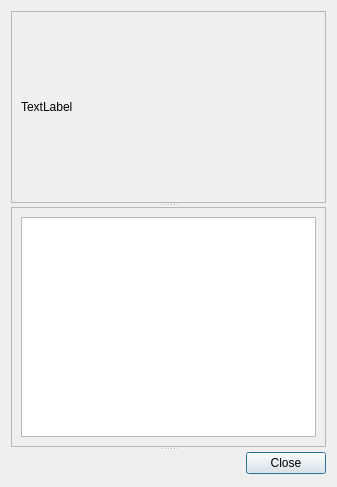
<?xml version="1.0" encoding="UTF-8"?>
<ui version="4.0">
 <class>About</class>
 <widget class="QDialog" name="About">
  <property name="geometry">
   <rect>
    <x>0</x>
    <y>0</y>
    <width>337</width>
    <height>487</height>
   </rect>
  </property>
  <property name="windowTitle">
   <string>Dialog</string>
  </property>
  <layout class="QGridLayout" name="gridLayout_3">
   <item row="0" column="0">
    <widget class="QSplitter" name="splitter">
     <property name="orientation">
      <enum>Qt::Vertical</enum>
     </property>
     <widget class="QFrame" name="frame">
      <property name="frameShape">
       <enum>QFrame::StyledPanel</enum>
      </property>
      <property name="frameShadow">
       <enum>QFrame::Raised</enum>
      </property>
      <layout class="QGridLayout" name="gridLayout_2">
       <item row="0" column="0">
        <widget class="QLabel" name="image">
         <property name="minimumSize">
          <size>
           <width>150</width>
           <height>150</height>
          </size>
         </property>
         <property name="maximumSize">
          <size>
           <width>300</width>
           <height>300</height>
          </size>
         </property>
         <property name="text">
          <string>TextLabel</string>
         </property>
         <property name="scaledContents">
          <bool>true</bool>
         </property>
        </widget>
       </item>
      </layout>
     </widget>
     <widget class="QFrame" name="frame_2">
      <property name="frameShape">
       <enum>QFrame::StyledPanel</enum>
      </property>
      <property name="frameShadow">
       <enum>QFrame::Raised</enum>
      </property>
      <layout class="QGridLayout" name="gridLayout">
       <item row="0" column="0">
        <widget class="QTableView" name="aboutData"/>
       </item>
      </layout>
     </widget>
     <widget class="QDialogButtonBox" name="close">
      <property name="orientation">
       <enum>Qt::Horizontal</enum>
      </property>
      <property name="standardButtons">
       <set>QDialogButtonBox::Close</set>
      </property>
     </widget>
    </widget>
   </item>
  </layout>
 </widget>
 <resources/>
 <connections>
  <connection>
   <sender>close</sender>
   <signal>accepted()</signal>
   <receiver>About</receiver>
   <slot>accept()</slot>
   <hints>
    <hint type="sourcelabel">
     <x>248</x>
     <y>254</y>
    </hint>
    <hint type="destinationlabel">
     <x>157</x>
     <y>274</y>
    </hint>
   </hints>
  </connection>
  <connection>
   <sender>close</sender>
   <signal>rejected()</signal>
   <receiver>About</receiver>
   <slot>reject()</slot>
   <hints>
    <hint type="sourcelabel">
     <x>316</x>
     <y>260</y>
    </hint>
    <hint type="destinationlabel">
     <x>286</x>
     <y>274</y>
    </hint>
   </hints>
  </connection>
 </connections>
</ui>
